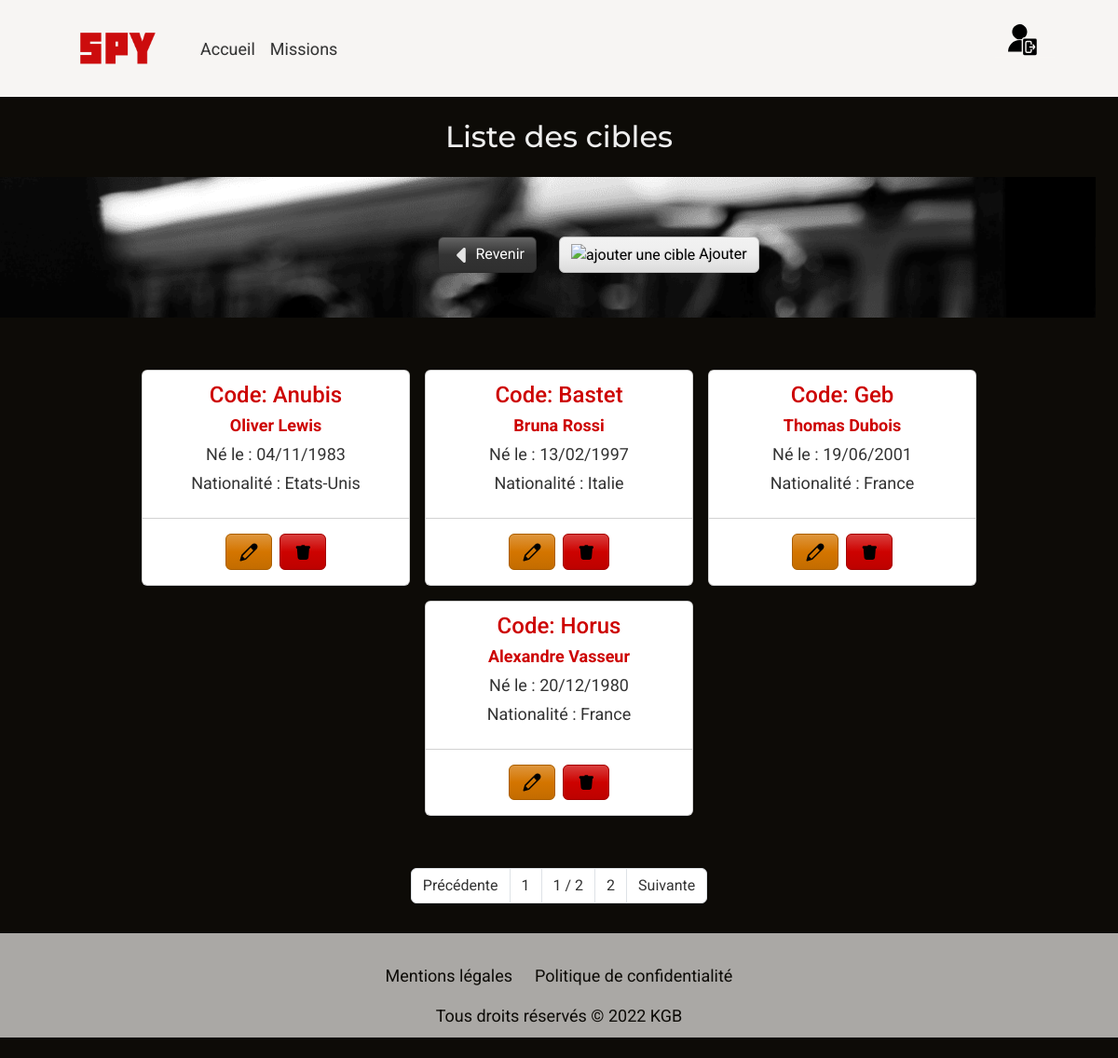
Page /targetsList (signed in) on the committed database.
### tables this page shows
CREATE TABLE `Targets` (
  `code_target` varchar(50) NOT NULL,
  `name_target` varchar(50) NOT NULL,
  `firstname_target` varchar(50) NOT NULL,
  `datebirthday_target` date NOT NULL,
  `nationality_target` varchar(50) NOT NULL
);

### controllers/TargetController.php (called while the page is built, shortened)
<?php
require_once("models/TargetManager.php");
class TargetController {
    private TargetManager $targetManager;
    public function __construct() {
        $this->targetManager = new TargetManager();
    }
    private function generatePage(array $data) : void {
        extract($data);
        require_once($view);
    }
    public function targetsList() : void {
        $targets  = $this->targetManager->getAll();
        $data_page = [
            "page_description" => "Page listant les cibles",
            "page_title" => "Liste des cibles",
            "page_css" => "list.css",
            "page_javascript" => ["list.js"],
            "targets" => $targets,
            "view" => "views/read/targetsView.php",
            "template" => "views/common/template.php"
        ];
        $this->generatePage($data_page);
    }
}

### models/TargetManager.php (called while the page is built, shortened)
<?php
require_once("models/Class/Target.php");
class TargetManager extends Model {
    public function getAll() : array {
        $targets = [];
        $pdo = $this->getDb();
        $req = $pdo->prepare("SELECT * FROM Targets");
        $req->execute();
        $data = $req->fetchAll(PDO::FETCH_ASSOC);
        foreach($data as $target) {
            $targets[] = new Target($target);
        }
        return $targets;
    }
}

### models/Class/Target.php (called while the page is built, shortened)
<?php
class Target {
    private string $code_target;
    private string $name_target;
    private string $firstname_target;
    private string $datebirthday_target;
    private string $nationality_target;
    public function hydrate($data): void {
        foreach($data as $key=>$value) {
            $method = "set".ucfirst($key);
        }
    }
    public function getCode_target() {return $this->code_target;}
    public function setCode_target($code_target) {$this->code_target = $code_target; return $this; }
    public function getName_target() { return $this->name_target; }
    public function setName_target($name_target){ $this->name_target = $name_target; return $this; }
    public function getFirstname_target() {return $this->firstname_target;}
    public function setFirstname_target($firstname_target) { $this->firstname_target = $firstname_target; return $this; }
    public function getDatebirthday_target(){ return $this->datebirthday_target; }
    public function setDatebirthday_target($datebirthday_target) { $this->datebirthday_target = $datebirthday_target;return $this;}
    public function getNationality_target(){ return $this->nationality_target; }
    public function setNationality_target($nationality_target){ $this->nationality_target = $nationality_target;return $this;  }
}

### views/read/targetsView.php (the view, shortened to what this page needs)
<div class="row">
    <section class="container">
        <div class="row d-flex justify-content-center">
            <div class="col-12 mb-3">
                <h1 class="text-light">Liste des cibles</h1>
            </div>
        </div>
    </section>
    <div class="row">
        <section class="container bg-list">
            <div class="row my-md-5">
                <div class="col-6 d-flex justify-content-end mt-3">
                    <a href="<?= URL?>createMission" class="btn btn-dark"><img src="<?= URL ?>/public/assets/images/back-light.svg" alt="retour à la création de mission" style="width: 1.5rem; height:1rem;"> Revenir</a>
                </div>
                <div class="col-6 d-flex justify-content-start mt-3">
                    <a href="<?= URL?>createTarget" class="btn btn-light font-weight-bold"><img src="<?= URL ?>/public/assets/images/icon-add.svg" alt="ajouter une cible" style="width: 1.5rem;"> Ajouter</a>
                </div>
            </div>
        </div>
</div>
<section class="container my-5">
    <div class="row">
        <article class="d-flex col-12 flex-wrap justify-content-center" id="lists">
            <?php foreach($targets as $target) :?>
                <div class="card m-2" style="width: 18rem;">
                    <div class="card-body ">
                        <h4 class="card-subtitle mb-2 text-center text-danger">Code: <?= $target->getCode_target(); ?></h4>
                        <p class="card-subtitle mb-2 text-center text-danger fw-bold"><?= $target->getFirstname_target(); ?> <?= $target->getName_target(); ?></p>
                    <?php
                    $dateBirthdayFormat = new DateTime($target->getDatebirthday_target());
                    ?>
                    <p class="card-subtitle mb-2 text-center text-dark"><?= 'Né le : '.$dateBirthdayFormat->format('d/m/Y'); ?></p>
                    <p class="card-subtitle mb-2 text-center text-dark"><?= 'Nationalité : '. $target->getNationality_target(); ?></p>
                </div>
                <ul class="list-group list-group-flush">
                    <li class="list-group-item d-flex mx-auto my-2">
                        <form method="POST" action="<?= URL ?>updateTarget?q=<?= $target->getCode_target(); ?>">
                            <button class="btn btn-warning me-2" type="submit"><img src="<?= URL ?>/public/assets/images/icon-modify.svg" alt="modifier une cible" style="width: 1.5rem;"></button>
                        </form>
                        <form method="POST" action="<?= URL ?>deleteTarget?q=<?= $target->getCode_target() ?>" onSubmit="return confirm('Etes-vous sûr de vouloir supprimer cette cible ?');">
                            <button class="btn btn-danger" type="submit"><img src="<?= URL ?>/public/assets/images/icon-remove.svg" alt="supprimer une cible" style="width: 1.5rem;"></button>
                        </form>
                    </li>
                </ul>
            </div>
        <?php endforeach; ?>
        </article>
    </div>
</section>
<section class="row mt-5 mb-3">
    <div class="col-12 d-flex justify-content-center">
        <nav aria-label="Page navigation">
            <ul class="pagination">
                <li class="page-item"><a class="page-link text-dark previousP" href="#">Précédente</a></li>
                <li class="page-item"><a class="page-link text-dark firstP"  href="#">1</a></li>
                <li class="page-item"><span class="page-link text-dark" id="pageInfo">1 / 2</span></li>
                <li class="page-item"><a class="page-link text-dark lastP"  href="#">2</a></li>
                <li class="page-item"><a class="page-link text-dark nextP"  href="#">Suivante</a></li>
            </ul>
        </nav>
    </div>
</section>

### public/CSS/main.css (style rules this page uses)
body { font-family: 'Roboto', sans-serif; font-size: 18px; background-color: #0D0B07; color: #F7F5F3; }
h1, h2 { color: #F7F5F3; font-family: 'Montserrat', sans-serif; text-align: center; padding-top: 2vh; }
a { color:#0D0B07; text-decoration: none; }
@media screen and (min-width: 768px) and (max-width: 1200px) { h1, h2 { font-size: 2rem; } }

### public/CSS/list.css (style rules this page uses)
.bg-list, #mission-bg { height: auto; min-width: 100%; min-height: 100%; background: url('../assets/images/spy.png'); background-size: cover; background-position: top; background-repeat: no-repeat; }

### rows in the picture
targets: code_target "Anubis", firstname_target "Oliver", name_target "Lewis", datebirthday_target "04/11/1983", nationality_target "Etats-Unis"
targets: code_target "Bastet", firstname_target "Bruna", name_target "Rossi", datebirthday_target "13/02/1997", nationality_target "Italie"
targets: code_target "Geb", firstname_target "Thomas", name_target "Dubois", datebirthday_target "19/06/2001", nationality_target "France"
targets: code_target "Horus", firstname_target "Alexandre", name_target "Vasseur", datebirthday_target "20/12/1980", nationality_target "France"
